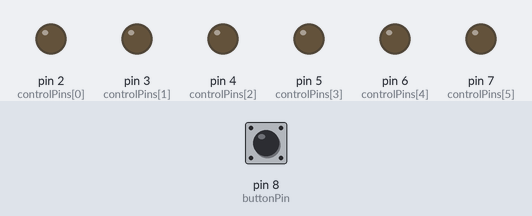
A sketch run on a simulated Arduino Uno, built with avr-gcc and run on an emulated ATmega328P. On the bench: output pins drawn as LEDs (lit = HIGH). Inputs (shaded band) come from the test bench; at power-on: pin 8 (buttonPin) HIGH.

Above: at 5.7 s.
5.8 s: pin 8 (buttonPin) pulled LOW for 0.15 s
At 6.6 s:
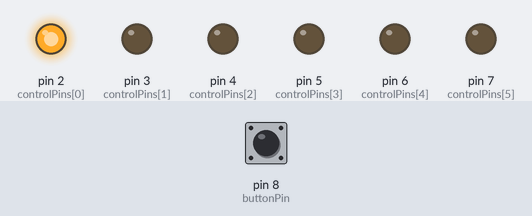
At 8.1 s:
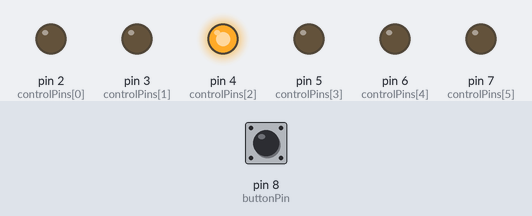
8.9 s: pin 8 (buttonPin) pulled LOW for 3.2 s
At 13.1 s:
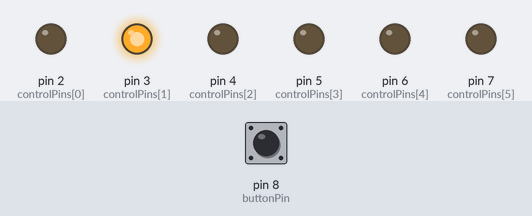
Timing chart, 0 to 19.3 s (numbered marks = the images above; inputs shaded):
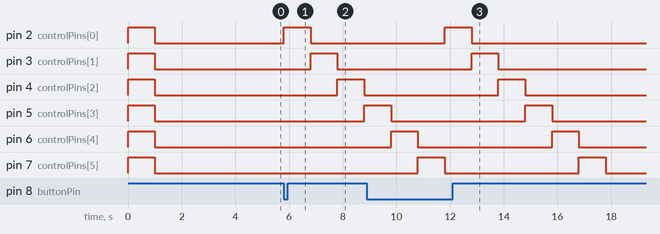

The sketch:

Generador_de_alfabeto_Braille_controlado_por_Bluetooth.ino
```cpp
//Universidad de El Salvador
//Facultad de Ingenieria y arquitectura
//Arquitectura de computadoras - ARC115 - Ciclo II - 2024
//codigo fuente - Generador de alfabeto braille
//codigo diseñado por Jeyby Sabriska Castillo Ramirez
//revisado e implementado por Jose Raul Urquilla

//declaracion de librerias de entorno
#include <SoftwareSerial.h> // Incluimos la librería SoftwareSerial
//definicion de variables de entorno
// matriz de códigos Braille donde contenera la representacion de las letras en braille desde la letra a hasta la Z
//declaracion de variables de entorno
// Definición de los códigos Braille para las letras a-z
int braille[27][6] = {
//{2,3,4,5,6,7}pines del arduino
//{1,2,3,4,5,6} puntos en el braille
  {1,0,0,0,0,0},  // a
  {1,1,0,0,0,0},  // b
  {1,0,0,1,0,0},  // c
  {1,0,0,1,1,0},  // d
  {1,0,0,0,1,0},  // e
  {1,1,0,1,0,0},  // f
  {1,1,0,1,1,0},  // g
  {1,1,0,0,1,0},  // h
  {0,1,0,1,0,0},  // i
  {0,1,0,1,1,0},  // j
  {1,0,1,0,0,0},  // k
  {1,1,1,0,0,0},  // l
  {1,0,1,1,0,0},  // m
  {1,0,1,1,1,0},  // n
  {1,0,1,0,1,0},  // o
  {1,1,1,1,0,0},  // p
  {1,1,1,1,1,0},  // q
  {1,1,1,0,1,0},  // r
  {0,1,1,1,0,0},  // s
  {0,1,1,1,1,0},  // t
  {1,0,1,0,0,1},  // u
  {1,1,1,0,0,1},  // v
  {0,1,0,1,1,1},  // w
  {1,0,1,1,0,1},  // x
  {1,0,1,1,1,1},  // y
  {1,0,1,0,1,1},  // z
};
//variable que determina el tiempo de uso configuracion del modulo HC-06
unsigned long Ret1 = 100;
//declaracion de pines a utilizar dentro del arduino
// Array de pines de Arduino para controlar los solenoides
int controlPins[6] = {2, 3, 4, 5, 6, 7};
// Pin para el botón
int buttonPin = 8;
//pines a utilizar para la comunicacion del bluetooth
SoftwareSerial BT(9,10); // Definimos los pines RX=9 y TX=10 del Arduino conectados al Bluetooth

//configuracion del arduino
void setup(){
  //configuramos la velocidad en baudios del puerto serie del modulo
  BT.begin(9600); // Inicializamos el puerto serie BT que hemos creado
  // Configurar los pines de control como salidas
  for (int i = 0; i < 6; i++) {
    pinMode(controlPins[i], OUTPUT);
  }
  // Configurar el pin 8 del arduino como entrada
  pinMode(buttonPin, INPUT);
  // chequeo inicial de los solenoides
  for (int i = 0; i < 6; i++) {
    digitalWrite(controlPins[i], HIGH);
  }
  delay(1000);
  for (int i = 0; i < 6; i++) {
    digitalWrite(controlPins[i], LOW);
  }
  delay(500);
  //configuracion general para el modulo bluetooth
 //Comandos AT
  BT.print("AT+NAMEBraille2024"); //Comando AT: Modifique UES01 por un nombre de su elección
  delay(Ret1*10);
  BT.print("AT+PIN1234");   //Comando AT: Código de vinculación
  delay(Ret1*10);
  BT.print("AT+BAUD4");   //Comando AT: Velocidad de comunicación serial
  delay(Ret1*10);
}

//subrutina general
void loop() {
  String Lectura;
  if(BT.available()) { // Si llega un dato por el puerto BT se a la variable del tipo string
   Lectura = BT.read();//capturamos el dato enviado al modulo bluetooth
   Lectura.trim(); // Eliminar espacios en blanco
   //posteriormente se procesara cada letra encontrada en el string
   for (int i = 0; i < Lectura.length(); i++) {
      char letter = Lectura[i];
      int index = letter - 'a';
      if (index >= 0 && index < 26) {
        // Mostrar la letra en los solenoides según el patrón de Braille
        for (int j = 0; j < 6; j++) {
          digitalWrite(controlPins[j], braille[index][j]);
        }
        delay(1000); // Mantener la letra en los solenoides por 1 segundo
        // Apagar todos los solenoides antes de la siguiente letra
        for (int j = 0; j < 6; j++) {
          digitalWrite(controlPins[j], LOW);
        }
        delay(500); // Pausa entre letras
      }
   }
  }
  // Verificar si el usuario presiono el boton de chequeo de los solenoides
  if (digitalRead(buttonPin) == LOW){
    //activar los solenoides de forma secuencial
     for(int i=0; i<=5; i++){
      digitalWrite(controlPins[i],HIGH);
      delay(1000);
      digitalWrite(controlPins[i],LOW);
     }
   }
}
```

Measured:
- after the input at 5.8 s, pin 2 (controlPins[0]): LOW → HIGH at once, → LOW 1.0 s later; pin 3 (controlPins[1]): LOW → HIGH after 1.0 s, → LOW 1.0 s later; pin 4 (controlPins[2]): LOW → HIGH after 2.0 s, → LOW 1.0 s later; pin 5 (controlPins[3]): LOW → HIGH after 3.0 s
- after the input at 8.9 s, pin 2 (controlPins[0]): LOW → HIGH after 2.9 s, → LOW 1.0 s later; pin 3 (controlPins[1]): LOW → HIGH after 3.9 s, → LOW 1.0 s later; pin 4 (controlPins[2]): LOW → HIGH after 4.9 s, → LOW 1.0 s later
- by itself, pin 6 (controlPins[4]), pin 7 (controlPins[5]): alternates HIGH for 1.0 s and LOW for 5.0 s
